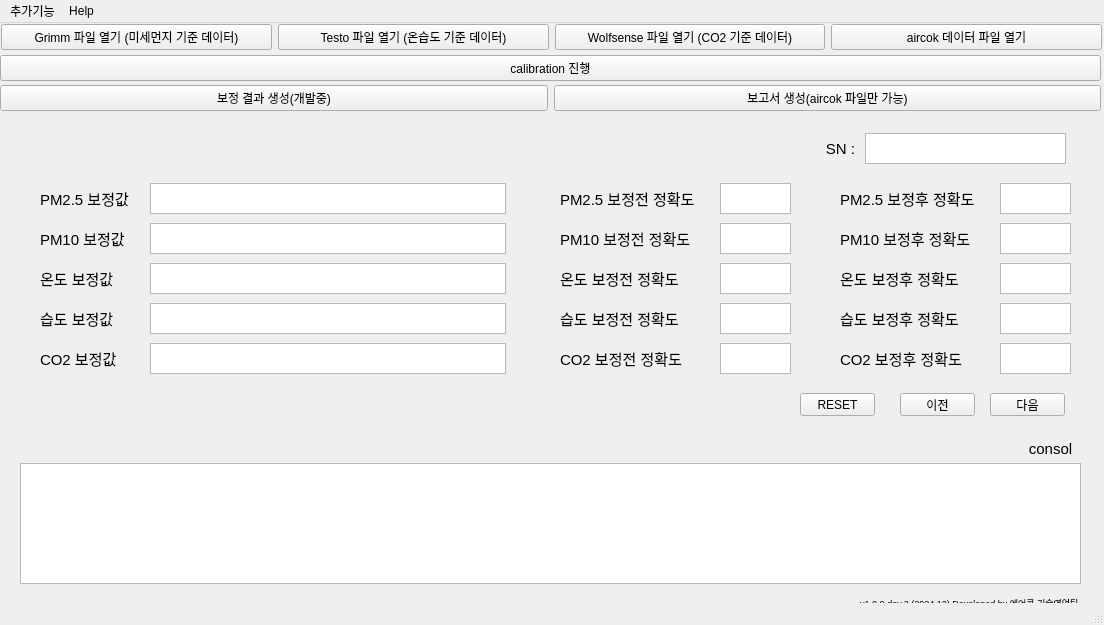
<?xml version="1.0" encoding="UTF-8"?>
<ui version="4.0">
 <class>MainWindow</class>
 <widget class="QMainWindow" name="MainWindow">
  <property name="geometry">
   <rect>
    <x>0</x>
    <y>0</y>
    <width>1104</width>
    <height>625</height>
   </rect>
  </property>
  <property name="minimumSize">
   <size>
    <width>1104</width>
    <height>625</height>
   </size>
  </property>
  <property name="maximumSize">
   <size>
    <width>1104</width>
    <height>625</height>
   </size>
  </property>
  <property name="windowTitle">
   <string>MainWindow</string>
  </property>
  <widget class="QWidget" name="centralwidget">
   <widget class="QWidget" name="horizontalLayoutWidget">
    <property name="geometry">
     <rect>
      <x>1</x>
      <y>-1</y>
      <width>1101</width>
      <height>31</height>
     </rect>
    </property>
    <layout class="QHBoxLayout" name="horizontalLayout">
     <item>
      <widget class="QPushButton" name="grimm_button">
       <property name="text">
        <string>Grimm 파일 열기 (미세먼지 기준 데이터)</string>
       </property>
      </widget>
     </item>
     <item>
      <widget class="QPushButton" name="testo_button">
       <property name="text">
        <string>Testo 파일 열기 (온습도 기준 데이터)</string>
       </property>
      </widget>
     </item>
     <item>
      <widget class="QPushButton" name="wolfsense_button">
       <property name="text">
        <string>Wolfsense 파일 열기 (CO2 기준 데이터)</string>
       </property>
      </widget>
     </item>
     <item>
      <widget class="QPushButton" name="aircok_button">
       <property name="text">
        <string>aircok 데이터 파일 열기</string>
       </property>
      </widget>
     </item>
    </layout>
   </widget>
   <widget class="QWidget" name="horizontalLayoutWidget_2">
    <property name="geometry">
     <rect>
      <x>0</x>
      <y>30</y>
      <width>1101</width>
      <height>31</height>
     </rect>
    </property>
    <layout class="QHBoxLayout" name="horizontalLayout_2">
     <item>
      <widget class="QPushButton" name="calibration_button">
       <property name="text">
        <string>calibration 진행</string>
       </property>
      </widget>
     </item>
    </layout>
   </widget>
   <widget class="QLabel" name="label">
    <property name="geometry">
     <rect>
      <x>40</x>
      <y>160</y>
      <width>121</width>
      <height>31</height>
     </rect>
    </property>
    <property name="font">
     <font>
      <pointsize>11</pointsize>
     </font>
    </property>
    <property name="text">
     <string>PM2.5 보정값</string>
    </property>
    <property name="alignment">
     <set>Qt::AlignLeading|Qt::AlignLeft|Qt::AlignVCenter</set>
    </property>
   </widget>
   <widget class="QTextEdit" name="pm25_cal">
    <property name="geometry">
     <rect>
      <x>150</x>
      <y>160</y>
      <width>356</width>
      <height>31</height>
     </rect>
    </property>
    <property name="font">
     <font>
      <pointsize>12</pointsize>
     </font>
    </property>
    <property name="readOnly">
     <bool>true</bool>
    </property>
   </widget>
   <widget class="QLabel" name="label_2">
    <property name="geometry">
     <rect>
      <x>40</x>
      <y>200</y>
      <width>121</width>
      <height>31</height>
     </rect>
    </property>
    <property name="font">
     <font>
      <pointsize>11</pointsize>
     </font>
    </property>
    <property name="text">
     <string>PM10 보정값</string>
    </property>
    <property name="alignment">
     <set>Qt::AlignLeading|Qt::AlignLeft|Qt::AlignVCenter</set>
    </property>
   </widget>
   <widget class="QTextEdit" name="pm10_cal">
    <property name="geometry">
     <rect>
      <x>150</x>
      <y>200</y>
      <width>356</width>
      <height>31</height>
     </rect>
    </property>
    <property name="font">
     <font>
      <pointsize>12</pointsize>
     </font>
    </property>
    <property name="readOnly">
     <bool>true</bool>
    </property>
   </widget>
   <widget class="QLabel" name="label_3">
    <property name="geometry">
     <rect>
      <x>40</x>
      <y>280</y>
      <width>121</width>
      <height>31</height>
     </rect>
    </property>
    <property name="font">
     <font>
      <pointsize>11</pointsize>
     </font>
    </property>
    <property name="text">
     <string>습도 보정값</string>
    </property>
    <property name="alignment">
     <set>Qt::AlignLeading|Qt::AlignLeft|Qt::AlignVCenter</set>
    </property>
   </widget>
   <widget class="QLabel" name="label_4">
    <property name="geometry">
     <rect>
      <x>40</x>
      <y>240</y>
      <width>121</width>
      <height>31</height>
     </rect>
    </property>
    <property name="font">
     <font>
      <pointsize>11</pointsize>
     </font>
    </property>
    <property name="text">
     <string>온도 보정값</string>
    </property>
    <property name="alignment">
     <set>Qt::AlignLeading|Qt::AlignLeft|Qt::AlignVCenter</set>
    </property>
   </widget>
   <widget class="QTextEdit" name="temp_cal">
    <property name="geometry">
     <rect>
      <x>150</x>
      <y>240</y>
      <width>356</width>
      <height>31</height>
     </rect>
    </property>
    <property name="font">
     <font>
      <pointsize>12</pointsize>
     </font>
    </property>
    <property name="readOnly">
     <bool>true</bool>
    </property>
   </widget>
   <widget class="QTextEdit" name="humi_cal">
    <property name="geometry">
     <rect>
      <x>150</x>
      <y>280</y>
      <width>356</width>
      <height>31</height>
     </rect>
    </property>
    <property name="font">
     <font>
      <pointsize>12</pointsize>
     </font>
    </property>
    <property name="readOnly">
     <bool>true</bool>
    </property>
   </widget>
   <widget class="QLabel" name="label_5">
    <property name="geometry">
     <rect>
      <x>40</x>
      <y>320</y>
      <width>121</width>
      <height>31</height>
     </rect>
    </property>
    <property name="font">
     <font>
      <pointsize>11</pointsize>
     </font>
    </property>
    <property name="text">
     <string>CO2 보정값</string>
    </property>
    <property name="alignment">
     <set>Qt::AlignLeading|Qt::AlignLeft|Qt::AlignVCenter</set>
    </property>
   </widget>
   <widget class="QTextEdit" name="co2_cal">
    <property name="geometry">
     <rect>
      <x>150</x>
      <y>320</y>
      <width>356</width>
      <height>31</height>
     </rect>
    </property>
    <property name="font">
     <font>
      <pointsize>12</pointsize>
     </font>
    </property>
    <property name="readOnly">
     <bool>true</bool>
    </property>
   </widget>
   <widget class="QLabel" name="label_6">
    <property name="geometry">
     <rect>
      <x>560</x>
      <y>160</y>
      <width>151</width>
      <height>31</height>
     </rect>
    </property>
    <property name="font">
     <font>
      <pointsize>11</pointsize>
     </font>
    </property>
    <property name="text">
     <string>PM2.5 보정전 정확도</string>
    </property>
    <property name="alignment">
     <set>Qt::AlignLeading|Qt::AlignLeft|Qt::AlignVCenter</set>
    </property>
   </widget>
   <widget class="QTextEdit" name="pm25_before_accuracy">
    <property name="geometry">
     <rect>
      <x>720</x>
      <y>160</y>
      <width>71</width>
      <height>31</height>
     </rect>
    </property>
    <property name="font">
     <font>
      <pointsize>12</pointsize>
     </font>
    </property>
    <property name="readOnly">
     <bool>true</bool>
    </property>
   </widget>
   <widget class="QLabel" name="label_7">
    <property name="geometry">
     <rect>
      <x>560</x>
      <y>200</y>
      <width>151</width>
      <height>31</height>
     </rect>
    </property>
    <property name="font">
     <font>
      <pointsize>11</pointsize>
     </font>
    </property>
    <property name="text">
     <string>PM10 보정전 정확도</string>
    </property>
    <property name="alignment">
     <set>Qt::AlignLeading|Qt::AlignLeft|Qt::AlignVCenter</set>
    </property>
   </widget>
   <widget class="QTextEdit" name="pm10_before_accuracy">
    <property name="geometry">
     <rect>
      <x>720</x>
      <y>200</y>
      <width>71</width>
      <height>31</height>
     </rect>
    </property>
    <property name="font">
     <font>
      <pointsize>12</pointsize>
     </font>
    </property>
    <property name="readOnly">
     <bool>true</bool>
    </property>
   </widget>
   <widget class="QLabel" name="label_8">
    <property name="geometry">
     <rect>
      <x>560</x>
      <y>240</y>
      <width>151</width>
      <height>31</height>
     </rect>
    </property>
    <property name="font">
     <font>
      <pointsize>11</pointsize>
     </font>
    </property>
    <property name="text">
     <string>온도 보정전 정확도</string>
    </property>
    <property name="alignment">
     <set>Qt::AlignLeading|Qt::AlignLeft|Qt::AlignVCenter</set>
    </property>
   </widget>
   <widget class="QTextEdit" name="temp_before_accuracy">
    <property name="geometry">
     <rect>
      <x>720</x>
      <y>240</y>
      <width>71</width>
      <height>31</height>
     </rect>
    </property>
    <property name="font">
     <font>
      <pointsize>12</pointsize>
     </font>
    </property>
    <property name="readOnly">
     <bool>true</bool>
    </property>
   </widget>
   <widget class="QLabel" name="label_9">
    <property name="geometry">
     <rect>
      <x>560</x>
      <y>280</y>
      <width>151</width>
      <height>31</height>
     </rect>
    </property>
    <property name="font">
     <font>
      <pointsize>11</pointsize>
     </font>
    </property>
    <property name="text">
     <string>습도 보정전 정확도</string>
    </property>
    <property name="alignment">
     <set>Qt::AlignLeading|Qt::AlignLeft|Qt::AlignVCenter</set>
    </property>
   </widget>
   <widget class="QTextEdit" name="humi_before_accuracy">
    <property name="geometry">
     <rect>
      <x>720</x>
      <y>280</y>
      <width>71</width>
      <height>31</height>
     </rect>
    </property>
    <property name="font">
     <font>
      <pointsize>12</pointsize>
     </font>
    </property>
    <property name="readOnly">
     <bool>true</bool>
    </property>
   </widget>
   <widget class="QLabel" name="label_10">
    <property name="geometry">
     <rect>
      <x>560</x>
      <y>320</y>
      <width>151</width>
      <height>31</height>
     </rect>
    </property>
    <property name="font">
     <font>
      <pointsize>11</pointsize>
     </font>
    </property>
    <property name="text">
     <string>CO2 보정전 정확도</string>
    </property>
    <property name="alignment">
     <set>Qt::AlignLeading|Qt::AlignLeft|Qt::AlignVCenter</set>
    </property>
   </widget>
   <widget class="QTextEdit" name="co2_before_accuracy">
    <property name="geometry">
     <rect>
      <x>720</x>
      <y>320</y>
      <width>71</width>
      <height>31</height>
     </rect>
    </property>
    <property name="font">
     <font>
      <pointsize>12</pointsize>
     </font>
    </property>
    <property name="readOnly">
     <bool>true</bool>
    </property>
   </widget>
   <widget class="QTextEdit" name="co2_after_accuracy">
    <property name="geometry">
     <rect>
      <x>1000</x>
      <y>320</y>
      <width>71</width>
      <height>31</height>
     </rect>
    </property>
    <property name="font">
     <font>
      <pointsize>12</pointsize>
     </font>
    </property>
    <property name="readOnly">
     <bool>true</bool>
    </property>
   </widget>
   <widget class="QLabel" name="label_11">
    <property name="geometry">
     <rect>
      <x>840</x>
      <y>240</y>
      <width>151</width>
      <height>31</height>
     </rect>
    </property>
    <property name="font">
     <font>
      <pointsize>11</pointsize>
     </font>
    </property>
    <property name="text">
     <string>온도 보정후 정확도</string>
    </property>
    <property name="alignment">
     <set>Qt::AlignLeading|Qt::AlignLeft|Qt::AlignVCenter</set>
    </property>
   </widget>
   <widget class="QLabel" name="label_12">
    <property name="geometry">
     <rect>
      <x>840</x>
      <y>280</y>
      <width>151</width>
      <height>31</height>
     </rect>
    </property>
    <property name="font">
     <font>
      <pointsize>11</pointsize>
     </font>
    </property>
    <property name="text">
     <string>습도 보정후 정확도</string>
    </property>
    <property name="alignment">
     <set>Qt::AlignLeading|Qt::AlignLeft|Qt::AlignVCenter</set>
    </property>
   </widget>
   <widget class="QTextEdit" name="humi_after_accuracy">
    <property name="geometry">
     <rect>
      <x>1000</x>
      <y>280</y>
      <width>71</width>
      <height>31</height>
     </rect>
    </property>
    <property name="font">
     <font>
      <pointsize>12</pointsize>
     </font>
    </property>
    <property name="readOnly">
     <bool>true</bool>
    </property>
   </widget>
   <widget class="QTextEdit" name="temp_after_accuracy">
    <property name="geometry">
     <rect>
      <x>1000</x>
      <y>240</y>
      <width>71</width>
      <height>31</height>
     </rect>
    </property>
    <property name="font">
     <font>
      <pointsize>12</pointsize>
     </font>
    </property>
    <property name="readOnly">
     <bool>true</bool>
    </property>
   </widget>
   <widget class="QLabel" name="label_13">
    <property name="geometry">
     <rect>
      <x>840</x>
      <y>160</y>
      <width>151</width>
      <height>31</height>
     </rect>
    </property>
    <property name="font">
     <font>
      <pointsize>11</pointsize>
     </font>
    </property>
    <property name="text">
     <string>PM2.5 보정후 정확도</string>
    </property>
    <property name="alignment">
     <set>Qt::AlignLeading|Qt::AlignLeft|Qt::AlignVCenter</set>
    </property>
   </widget>
   <widget class="QLabel" name="label_14">
    <property name="geometry">
     <rect>
      <x>840</x>
      <y>200</y>
      <width>151</width>
      <height>31</height>
     </rect>
    </property>
    <property name="font">
     <font>
      <pointsize>11</pointsize>
     </font>
    </property>
    <property name="text">
     <string>PM10 보정후 정확도</string>
    </property>
    <property name="alignment">
     <set>Qt::AlignLeading|Qt::AlignLeft|Qt::AlignVCenter</set>
    </property>
   </widget>
   <widget class="QTextEdit" name="pm25_after_accuracy">
    <property name="geometry">
     <rect>
      <x>1000</x>
      <y>160</y>
      <width>71</width>
      <height>31</height>
     </rect>
    </property>
    <property name="font">
     <font>
      <pointsize>12</pointsize>
     </font>
    </property>
    <property name="readOnly">
     <bool>true</bool>
    </property>
   </widget>
   <widget class="QTextEdit" name="pm10_after_accuracy">
    <property name="geometry">
     <rect>
      <x>1000</x>
      <y>200</y>
      <width>71</width>
      <height>31</height>
     </rect>
    </property>
    <property name="font">
     <font>
      <pointsize>12</pointsize>
     </font>
    </property>
    <property name="readOnly">
     <bool>true</bool>
    </property>
   </widget>
   <widget class="QLabel" name="label_15">
    <property name="geometry">
     <rect>
      <x>840</x>
      <y>320</y>
      <width>151</width>
      <height>31</height>
     </rect>
    </property>
    <property name="font">
     <font>
      <pointsize>11</pointsize>
     </font>
    </property>
    <property name="text">
     <string>CO2 보정후 정확도</string>
    </property>
    <property name="alignment">
     <set>Qt::AlignLeading|Qt::AlignLeft|Qt::AlignVCenter</set>
    </property>
   </widget>
   <widget class="QWidget" name="horizontalLayoutWidget_3">
    <property name="geometry">
     <rect>
      <x>0</x>
      <y>60</y>
      <width>1101</width>
      <height>31</height>
     </rect>
    </property>
    <layout class="QHBoxLayout" name="horizontalLayout_3">
     <item>
      <widget class="QPushButton" name="result_button">
       <property name="text">
        <string>보정 결과 생성(개발중)</string>
       </property>
      </widget>
     </item>
     <item>
      <widget class="QPushButton" name="report_button">
       <property name="text">
        <string>보고서 생성(aircok 파일만 가능)</string>
       </property>
      </widget>
     </item>
    </layout>
   </widget>
   <widget class="QLabel" name="label_16">
    <property name="geometry">
     <rect>
      <x>1020</x>
      <y>410</y>
      <width>61</width>
      <height>31</height>
     </rect>
    </property>
    <property name="font">
     <font>
      <pointsize>11</pointsize>
     </font>
    </property>
    <property name="text">
     <string>consol</string>
    </property>
    <property name="alignment">
     <set>Qt::AlignCenter</set>
    </property>
   </widget>
   <widget class="QTextEdit" name="sn_number">
    <property name="geometry">
     <rect>
      <x>865</x>
      <y>110</y>
      <width>201</width>
      <height>31</height>
     </rect>
    </property>
    <property name="font">
     <font>
      <pointsize>12</pointsize>
     </font>
    </property>
    <property name="readOnly">
     <bool>true</bool>
    </property>
    <property name="html">
     <string>&lt;!DOCTYPE HTML PUBLIC &quot;-//W3C//DTD HTML 4.0//EN&quot; &quot;http://www.w3.org/TR/REC-html40/strict.dtd&quot;&gt;
&lt;html&gt;&lt;head&gt;&lt;meta name=&quot;qrichtext&quot; content=&quot;1&quot; /&gt;&lt;style type=&quot;text/css&quot;&gt;
p, li { white-space: pre-wrap; }
&lt;/style&gt;&lt;/head&gt;&lt;body style=&quot; font-family:'Gulim'; font-size:12pt; font-weight:400; font-style:normal;&quot;&gt;
&lt;p style=&quot;-qt-paragraph-type:empty; margin-top:0px; margin-bottom:0px; margin-left:0px; margin-right:0px; -qt-block-indent:0; text-indent:0px;&quot;&gt;&lt;br /&gt;&lt;/p&gt;&lt;/body&gt;&lt;/html&gt;</string>
    </property>
   </widget>
   <widget class="QLabel" name="label_17">
    <property name="geometry">
     <rect>
      <x>820</x>
      <y>110</y>
      <width>41</width>
      <height>31</height>
     </rect>
    </property>
    <property name="font">
     <font>
      <pointsize>11</pointsize>
     </font>
    </property>
    <property name="text">
     <string>SN :</string>
    </property>
    <property name="alignment">
     <set>Qt::AlignCenter</set>
    </property>
   </widget>
   <widget class="QPushButton" name="prev_button">
    <property name="geometry">
     <rect>
      <x>900</x>
      <y>370</y>
      <width>75</width>
      <height>23</height>
     </rect>
    </property>
    <property name="text">
     <string>이전</string>
    </property>
   </widget>
   <widget class="QPushButton" name="next_button">
    <property name="geometry">
     <rect>
      <x>990</x>
      <y>370</y>
      <width>75</width>
      <height>23</height>
     </rect>
    </property>
    <property name="text">
     <string>다음</string>
    </property>
   </widget>
   <widget class="QLabel" name="label_18">
    <property name="geometry">
     <rect>
      <x>860</x>
      <y>569</y>
      <width>241</width>
      <height>21</height>
     </rect>
    </property>
    <property name="font">
     <font>
      <pointsize>7</pointsize>
     </font>
    </property>
    <property name="text">
     <string>v1.0.0-dev.3 (2024.12) Developed by 에어콕 기술영업팀</string>
    </property>
   </widget>
   <widget class="QTextEdit" name="consol">
    <property name="geometry">
     <rect>
      <x>20</x>
      <y>440</y>
      <width>1061</width>
      <height>121</height>
     </rect>
    </property>
    <property name="readOnly">
     <bool>true</bool>
    </property>
   </widget>
   <widget class="QPushButton" name="reset_button">
    <property name="geometry">
     <rect>
      <x>800</x>
      <y>370</y>
      <width>75</width>
      <height>23</height>
     </rect>
    </property>
    <property name="text">
     <string>RESET</string>
    </property>
   </widget>
  </widget>
  <widget class="QMenuBar" name="menubar">
   <property name="geometry">
    <rect>
     <x>0</x>
     <y>0</y>
     <width>1104</width>
     <height>21</height>
    </rect>
   </property>
   <widget class="QMenu" name="menuHelp">
    <property name="title">
     <string>Help</string>
    </property>
    <addaction name="actionUser_guide"/>
    <addaction name="actionAbout"/>
   </widget>
   <widget class="QMenu" name="menuplus">
    <property name="title">
     <string>추가기능</string>
    </property>
    <addaction name="lcd_loger_parsing"/>
    <addaction name="aircok_data_downloader"/>
   </widget>
   <addaction name="menuplus"/>
   <addaction name="menuHelp"/>
  </widget>
  <widget class="QStatusBar" name="statusbar"/>
  <action name="actionUser_guide">
   <property name="text">
    <string>User guide</string>
   </property>
  </action>
  <action name="actionAbout">
   <property name="text">
    <string>About</string>
   </property>
  </action>
  <action name="lcd_loger_parsing">
   <property name="text">
    <string>LCD 로거 데이터 변환</string>
   </property>
  </action>
  <action name="aircok_data_downloader">
   <property name="text">
    <string>에어콕 데이터 다운로더</string>
   </property>
  </action>
 </widget>
 <resources/>
 <connections/>
</ui>
